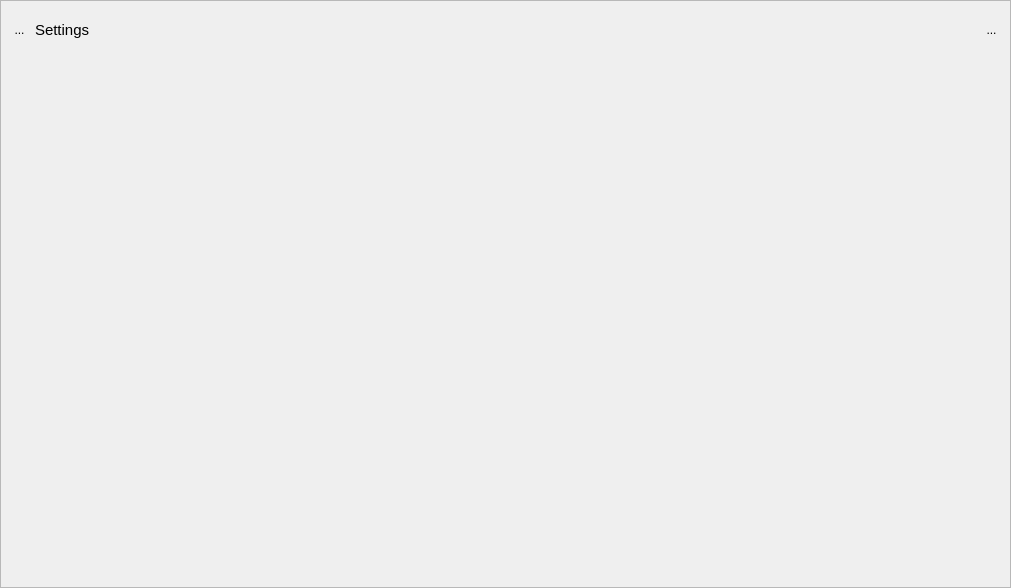
<?xml version="1.0" encoding="UTF-8"?>
<ui version="4.0">
 <class>FindLocationDockWidgetBase</class>
 <widget class="QDockWidget" name="FindLocationDockWidgetBase">
  <property name="geometry">
   <rect>
    <x>0</x>
    <y>0</y>
    <width>1011</width>
    <height>588</height>
   </rect>
  </property>
  <property name="minimumSize">
   <size>
    <width>150</width>
    <height>113</height>
   </size>
  </property>
  <property name="windowTitle">
   <string>Find Location</string>
  </property>
  <widget class="QWidget" name="dockWidgetContents">
   <layout class="QGridLayout" name="gridLayout">
    <property name="leftMargin">
     <number>0</number>
    </property>
    <property name="topMargin">
     <number>0</number>
    </property>
    <property name="rightMargin">
     <number>0</number>
    </property>
    <property name="bottomMargin">
     <number>0</number>
    </property>
    <item row="0" column="0">
     <widget class="QScrollArea" name="scrollArea">
      <property name="tabletTracking">
       <bool>true</bool>
      </property>
      <property name="widgetResizable">
       <bool>true</bool>
      </property>
      <widget class="QWidget" name="scrollAreaWidgetContents">
       <property name="geometry">
        <rect>
         <x>0</x>
         <y>0</y>
         <width>1009</width>
         <height>560</height>
        </rect>
       </property>
       <layout class="QVBoxLayout">
        <item>
         <layout class="QHBoxLayout" name="horizontalLayout">
          <property name="topMargin">
           <number>10</number>
          </property>
          <item>
           <widget class="QToolButton" name="lfbHomeBtn">
            <property name="styleSheet">
             <string notr="true">background:transparent;
border:none;</string>
            </property>
            <property name="text">
             <string>...</string>
            </property>
           </widget>
          </item>
          <item>
           <widget class="QLabel" name="lfbHeadlineLabel">
            <property name="font">
             <font>
              <pointsize>11</pointsize>
              <weight>50</weight>
              <bold>false</bold>
             </font>
            </property>
            <property name="text">
             <string>Settings</string>
            </property>
           </widget>
          </item>
          <item>
           <spacer name="horizontalSpacer">
            <property name="orientation">
             <enum>Qt::Horizontal</enum>
            </property>
            <property name="sizeHint" stdset="0">
             <size>
              <width>40</width>
              <height>20</height>
             </size>
            </property>
           </spacer>
          </item>
          <item>
           <widget class="QToolButton" name="lfbSettingsBtn">
            <property name="styleSheet">
             <string notr="true">background:transparent;
border:none;</string>
            </property>
            <property name="text">
             <string>...</string>
            </property>
           </widget>
          </item>
         </layout>
        </item>
        <item>
         <layout class="QVBoxLayout" name="geMainLayout"/>
        </item>
        <item>
         <spacer name="verticalSpacer">
          <property name="orientation">
           <enum>Qt::Vertical</enum>
          </property>
          <property name="sizeHint" stdset="0">
           <size>
            <width>20</width>
            <height>40</height>
           </size>
          </property>
         </spacer>
        </item>
       </layout>
      </widget>
     </widget>
    </item>
   </layout>
  </widget>
 </widget>
 <resources/>
 <connections/>
</ui>
